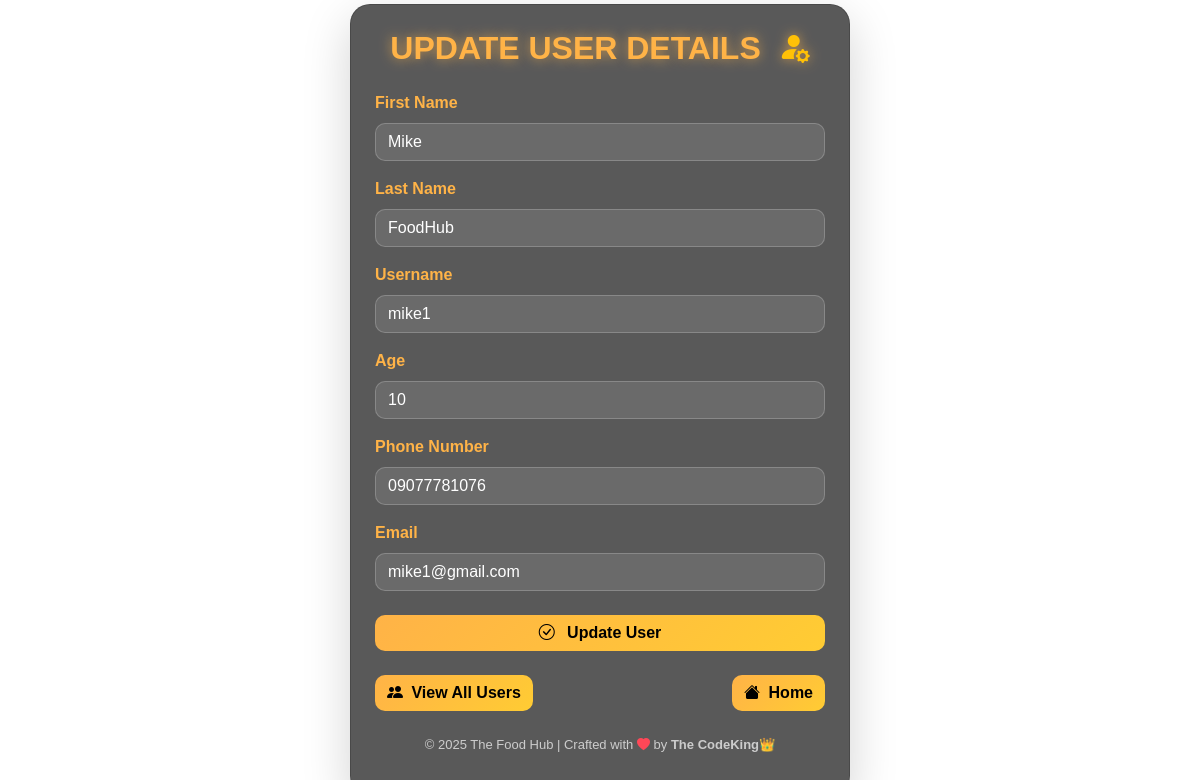
Screenshot of /update/2 (signed in) with the database file from the repository.
### foodapp/models.py (models this page shows, shortened)
class UserProfile(models.Model):
    user = models.OneToOneField(User, on_delete=models.CASCADE)
    age = models.PositiveIntegerField()
    phone = models.CharField(max_length=20)

### foodapp/views.py (the view)
# urls.py: path('update/<int:id>', views.updateuser, name='updateuser'),
@staff_member_required
def updateuser(request, id):
    allusers = UserProfile.objects.get(pk=id)
    if request.method == 'POST':
        allusers.user.first_name = request.POST['fname']
        allusers.user.last_name = request.POST['lname']
        allusers.user.username = request.POST['uname']
        allusers.age = request.POST['age']
        allusers.phone = request.POST['phone']
        allusers.user.email = request.POST['email']
        allusers.user.save()
        allusers.save()
        return redirect('allusers')
    else:
        return render(request, 'foodapp/updateusers.html', context={'update': allusers})

### foodapp/templates/foodapp/updateusers.html (shortened to what this page needs)
<!DOCTYPE html>
<html lang="en">
<head>
  <link href="https://cdn.jsdelivr.net/npm/bootstrap@5.3.2/dist/css/bootstrap.min.css" rel="stylesheet" />
  <link href="https://cdn.jsdelivr.net/npm/bootstrap-icons@1.11.1/font/bootstrap-icons.css" rel="stylesheet" />
</head>
<body>
  <div class="container d-flex justify-content-center align-items-center">
    <div class="card p-4 shadow-lg" style="max-width: 500px; width: 100%;">
      <h2 class="text-center mb-4 fw-bold">
        UPDATE USER DETAILS
        <i class="bi bi-person-fill-gear text-warning ms-2"></i>
      </h2>
      <form action="{% url 'updateuser' update.id %}" method="POST">
        <label for="fname" class="mb-2">First Name</label>
        <div class="input-group mb-3">
          <input class="form-control" type="text" value="{{ update.user.first_name }}" name="fname" id="fname" required autofocus />
        </div>
        <label for="lname" class="mb-2">Last Name</label>
        <div class="input-group mb-3">
          <input class="form-control" type="text" value="{{ update.user.last_name }}" name="lname" id="lname" required />
        </div>
        <label for="uname" class="mb-2">Username</label>
        <div class="input-group mb-3">
          <input class="form-control" type="text" value="{{ update.user.username }}" name="uname" id="uname" required />
        </div>
        <label for="age" class="mb-2">Age</label>
        <div class="input-group mb-3">
          <input class="form-control" type="number" value="{{ update.age }}" name="age" id="age" required />
        </div>
        <label for="phone" class="mb-2">Phone Number</label>
        <div class="input-group mb-3">
          <input class="form-control" type="number" value="{{ update.phone }}" name="phone" id="phone" required />
        </div>
        <label for="email" class="mb-2">Email</label>
        <div class="input-group mb-4">
          <input class="form-control" type="email" value="{{ update.user.email }}" name="email" id="email" required />
        </div>
        <button type="submit" class="btn btn-primary w-100 mb-3">
          <i class="bi bi-check-circle me-2"></i> Update User
        </button>
        <div class="d-flex justify-content-between mt-2">
          {% if request.user.is_staff %}
          <a href="{% url 'allusers' %}" class="btn btn-primary">
            <i class="bi bi-people-fill me-1"></i> View All Users
          </a>
          {% endif %}
          <a href="{% url 'home' %}" class="btn btn-primary">
            <i class="bi bi-house-fill me-1"></i> Home
          </a>
        </div>
      </form>
      <p class="footer-text mt-4">
        © 2025 The Food Hub | Crafted with <i class="bi bi-heart-fill"></i> by
        <strong>The CodeKing👑</strong>
      </p>
    </div>
  </div>
</body>
</html>

### foodapp/templates/foodapp/updateusers.html (style rules this page uses)
body { background: url('/static/users/images/welcome_bg3.jpg') center/cover no-repeat fixed; font-family: 'Poppins', sans-serif; color: white; min-height: 100vh; overflow-x: hidden; display: flex; justify-content: center; align-items: center; }
.card { background: rgba(0, 0, 0, 0.65); backdrop-filter: blur(15px); border-radius: 20px; box-shadow: 0 0 25px rgba(255, 179, 71, 0.2); }
.card h2 { color: #ffb347; text-shadow: 0 0 12px rgba(255, 179, 71, 0.7); }
.form-control { background: rgba(255, 255, 255, 0.1); border: 1px solid rgba(255, 255, 255, 0.2); color: white; border-radius: 10px; transition: 0.3s ease; }
label { font-weight: 600; color: #ffb347; }
.btn-primary { background: linear-gradient(135deg, #ffb347, #ffcc33); border: none; color: black; font-weight: 600; border-radius: 10px; transition: all 0.3s ease; }
.btn i { color: black; }
.footer-text { text-align: center; font-size: 13px; color: #ccc; margin-top: 30px; }
.footer-text i { color: #ff4757; }

### rows the page displays
UserProfile: fname "Mike", lname "FoodHub", uname "mike1", age "10", phone "09077781076", email "mike1@gmail.com"
